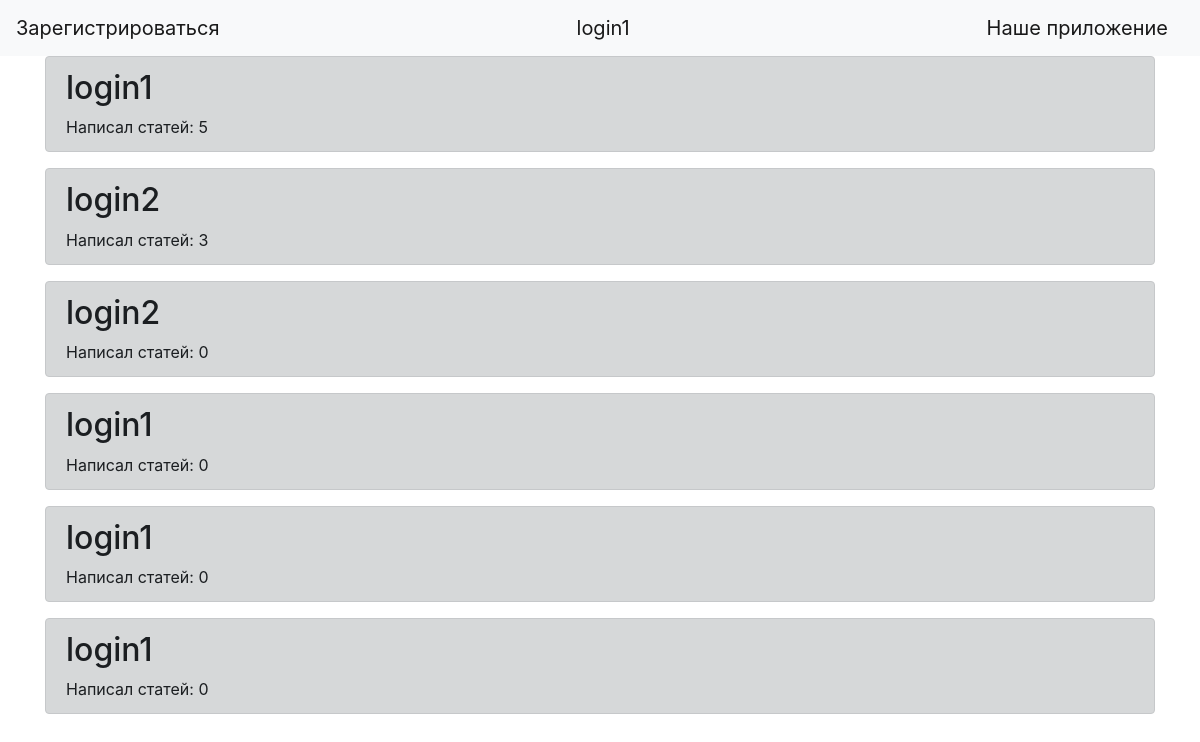
The app's page /super_page (signed in), older data.
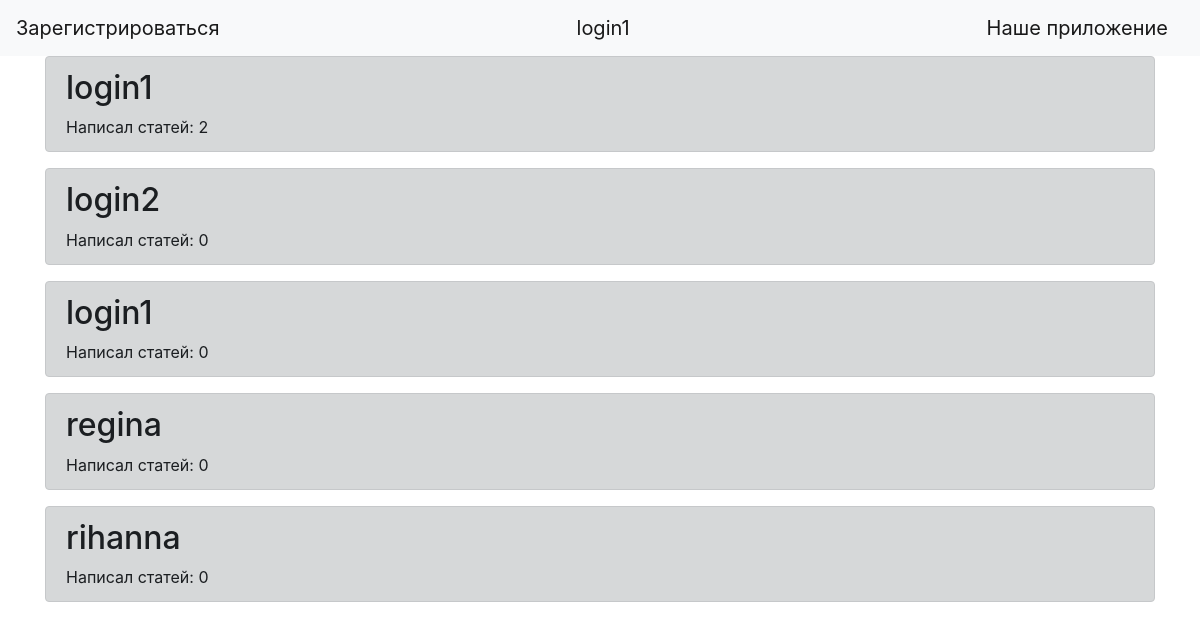
The same page, newer data.
### tables this page shows
CREATE TABLE users 
    (id INTEGER PRIMARY KEY AUTOINCREMENT, 
     user_name VARCHAR(50),
     password_hash VARCHAR(128)
    );

### Личные дневники 1, 2.py (the view)
@app.route('/super_page', methods=['GET', 'POST'])
def super_page():
    users = user_model.get_all()
    return render_template('super_page.html', username=session['username'], users=users)

### Личные дневники 1, 2.py (called while the page is built)
    def get_all(self):
        cursor = self.connection.cursor()
        cursor.execute('''select *, (select count(*) from news where news.user_id = users.id) as qty from users''')
        rows = cursor.fetchall()
        return rows

### templates/super_page.html
{% extends "base.html" %}
{% block content %}
{% for user in users %}
 {% if user[1] != "Admin" %}
    <div class="alert alert-dark" role="alert">
            <h2>{{user[1]}}</h2>
             <div>Написал статей: {{user[3]}}</div>
    </div>
 {% endif %}
{% endfor %}
{% endblock %}

Row changes from the older to the newer data that the page shows:
removed users: user_name "login2", user "3"
removed users: user_name "login1", user "0"
removed users: user_name "login1", user "0"
computed for users (number 1 of 5 on the later page): id "5" → "2"
added users: user_name "regina", user "0"
added users: user_name "rihanna", user "0"
